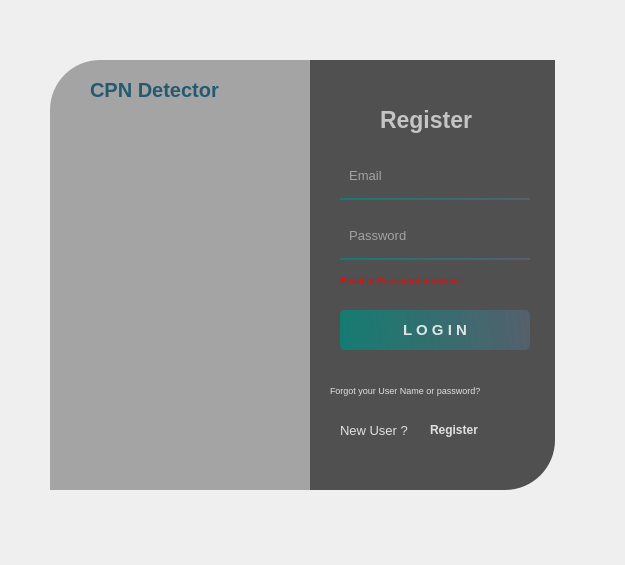
<?xml version="1.0" encoding="UTF-8"?>
<ui version="4.0">
 <class>Form</class>
 <widget class="QWidget" name="Form">
  <property name="geometry">
   <rect>
    <x>0</x>
    <y>0</y>
    <width>625</width>
    <height>565</height>
   </rect>
  </property>
  <property name="windowTitle">
   <string>Form</string>
  </property>
  <widget class="QWidget" name="widget" native="true">
   <property name="geometry">
    <rect>
     <x>40</x>
     <y>30</y>
     <width>550</width>
     <height>500</height>
    </rect>
   </property>
   <property name="styleSheet">
    <string notr="true">QPushButton#pushButton{
	background-color: qlineargradient(spread:pad, x1:0, y1:0.505682, x2:1, y2:0.477, stop:0 rgba(11, 131, 120, 219), stop:1 rgba(85, 98, 112, 226));
	color:rgba(255, 255, 255, 210);
	border-radius:5px;
}

QPushButton#pushButton:hover{
	background-color: qlineargradient(spread:pad, x1:0, y1:0.505682, x2:1, y2:0.477, stop:0 rgba(85, 98, 112, 226), stop:1 rgba(11, 131, 120, 219));
}

QPushButton#pushButton:pressed{
	padding-left:5px;
	padding-top:5px;
	background-color:rgba(150, 123, 111, 255);
}

QPushButton#pushButton_2, #pushButton_3, #pushButton_4, #pushButton_5{
	background-color: rgba(0, 0, 0, 0);
	color:rgba(85, 98, 112, 255);
}

QPushButton#pushButton_2:hover, #pushButton_3:hover, #pushButton_4:hover, #pushButton_5:hover{
	color: rgba(131, 96, 53, 255);
}

QPushButton#pushButton_2:pressed, #pushButton_3:pressed, #pushButton_4:pressed, #pushButton_5:pressed{
	padding-left:5px;
	padding-top:5px;
	color:rgba(91, 88, 53, 255);
}

</string>
   </property>
   <widget class="QLabel" name="label_2">
    <property name="geometry">
     <rect>
      <x>10</x>
      <y>30</y>
      <width>280</width>
      <height>430</height>
     </rect>
    </property>
    <property name="styleSheet">
     <string notr="true">background-image: url(:/images/x-ray1.png);
background-color:rgba(0, 0, 0, 80);
border-top-left-radius: 50px;</string>
    </property>
    <property name="text">
     <string/>
    </property>
   </widget>
   <widget class="QLabel" name="label_3">
    <property name="geometry">
     <rect>
      <x>270</x>
      <y>30</y>
      <width>245</width>
      <height>430</height>
     </rect>
    </property>
    <property name="styleSheet">
     <string notr="true">background-color:rgba(80, 80, 80, 255);
border-bottom-right-radius: 50px;</string>
    </property>
    <property name="text">
     <string/>
    </property>
   </widget>
   <widget class="QLabel" name="label_4">
    <property name="geometry">
     <rect>
      <x>340</x>
      <y>70</y>
      <width>130</width>
      <height>40</height>
     </rect>
    </property>
    <property name="font">
     <font>
      <pointsize>17</pointsize>
      <weight>75</weight>
      <italic>false</italic>
      <bold>true</bold>
      <underline>false</underline>
     </font>
    </property>
    <property name="styleSheet">
     <string notr="true">color:rgba(255, 255, 255, 170);</string>
    </property>
    <property name="text">
     <string>Register</string>
    </property>
   </widget>
   <widget class="QLineEdit" name="lineEdit">
    <property name="geometry">
     <rect>
      <x>300</x>
      <y>130</y>
      <width>190</width>
      <height>40</height>
     </rect>
    </property>
    <property name="font">
     <font>
      <pointsize>10</pointsize>
     </font>
    </property>
    <property name="styleSheet">
     <string notr="true">background-color:rgba(255, 255, 255, 0);
border:none;
border-bottom:2px solid qlineargradient(spread:pad, x1:0, y1:0.505682, x2:1, y2:0.477, stop:0 rgba(11, 131, 120, 219), stop:1 rgba(85, 98, 112, 226));
color:rgba(255, 255, 255, 240);
padding-bottom:7px;</string>
    </property>
    <property name="placeholderText">
     <string>  Email</string>
    </property>
   </widget>
   <widget class="QLineEdit" name="lineEdit_2">
    <property name="geometry">
     <rect>
      <x>300</x>
      <y>190</y>
      <width>190</width>
      <height>40</height>
     </rect>
    </property>
    <property name="font">
     <font>
      <pointsize>10</pointsize>
     </font>
    </property>
    <property name="styleSheet">
     <string notr="true">background-color:rgba(255, 255, 255, 0);
border:none;
border-bottom:2px solid  qlineargradient(spread:pad, x1:0, y1:0.505682, x2:1, y2:0.477, stop:0 rgba(11, 131, 120, 219), stop:1 rgba(85, 98, 112, 226));
color:rgba(255, 255, 255, 240);
padding-bottom:7px;</string>
    </property>
    <property name="echoMode">
     <enum>QLineEdit::Password</enum>
    </property>
    <property name="placeholderText">
     <string>  Password</string>
    </property>
   </widget>
   <widget class="QPushButton" name="pushButton">
    <property name="geometry">
     <rect>
      <x>300</x>
      <y>280</y>
      <width>190</width>
      <height>40</height>
     </rect>
    </property>
    <property name="font">
     <font>
      <pointsize>11</pointsize>
      <weight>75</weight>
      <bold>true</bold>
     </font>
    </property>
    <property name="text">
     <string>L O G I N</string>
    </property>
   </widget>
   <widget class="QLabel" name="label_5">
    <property name="geometry">
     <rect>
      <x>290</x>
      <y>350</y>
      <width>201</width>
      <height>20</height>
     </rect>
    </property>
    <property name="font">
     <font>
      <pointsize>7</pointsize>
     </font>
    </property>
    <property name="styleSheet">
     <string notr="true">color:rgba(255, 255, 255, 210);</string>
    </property>
    <property name="text">
     <string>Forgot your User Name or password?</string>
    </property>
    <property name="wordWrap">
     <bool>false</bool>
    </property>
   </widget>
   <widget class="QLabel" name="label_7">
    <property name="geometry">
     <rect>
      <x>50</x>
      <y>40</y>
      <width>180</width>
      <height>40</height>
     </rect>
    </property>
    <property name="font">
     <font>
      <pointsize>15</pointsize>
      <weight>75</weight>
      <bold>true</bold>
     </font>
    </property>
    <property name="styleSheet">
     <string notr="true">color:rgba(0, 70, 100, 200);</string>
    </property>
    <property name="text">
     <string>CPN Detector</string>
    </property>
   </widget>
   <widget class="QLabel" name="label_6">
    <property name="geometry">
     <rect>
      <x>300</x>
      <y>390</y>
      <width>91</width>
      <height>20</height>
     </rect>
    </property>
    <property name="font">
     <font>
      <pointsize>10</pointsize>
     </font>
    </property>
    <property name="styleSheet">
     <string notr="true">color:rgba(255, 255, 255, 210);</string>
    </property>
    <property name="text">
     <string>New User ?</string>
    </property>
    <property name="wordWrap">
     <bool>false</bool>
    </property>
   </widget>
   <widget class="QLabel" name="label_8">
    <property name="geometry">
     <rect>
      <x>390</x>
      <y>390</y>
      <width>81</width>
      <height>20</height>
     </rect>
    </property>
    <property name="font">
     <font>
      <pointsize>9</pointsize>
      <weight>75</weight>
      <bold>true</bold>
     </font>
    </property>
    <property name="cursor">
     <cursorShape>PointingHandCursor</cursorShape>
    </property>
    <property name="styleSheet">
     <string notr="true">color:rgba(255, 255, 255, 210);</string>
    </property>
    <property name="text">
     <string>Register</string>
    </property>
    <property name="wordWrap">
     <bool>false</bool>
    </property>
   </widget>
   <widget class="QLabel" name="label_9">
    <property name="geometry">
     <rect>
      <x>300</x>
      <y>240</y>
      <width>191</width>
      <height>20</height>
     </rect>
    </property>
    <property name="font">
     <font>
      <pointsize>7</pointsize>
      <weight>75</weight>
      <bold>true</bold>
     </font>
    </property>
    <property name="styleSheet">
     <string notr="true">color:rgba(255, 0, 0, 200);</string>
    </property>
    <property name="text">
     <string>Email or Password incorrect</string>
    </property>
    <property name="wordWrap">
     <bool>false</bool>
    </property>
   </widget>
  </widget>
 </widget>
 <resources>
  <include location="res.qrc"/>
 </resources>
 <connections/>
</ui>
